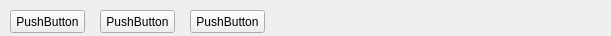
<?xml version="1.0" encoding="UTF-8"?>
<ui version="4.0">
 <class>Form</class>
 <widget class="QWidget" name="Form">
  <property name="geometry">
   <rect>
    <x>0</x>
    <y>0</y>
    <width>611</width>
    <height>36</height>
   </rect>
  </property>
  <property name="windowTitle">
   <string>Form</string>
  </property>
  <widget class="QPushButton" name="pushButtonCircle">
   <property name="geometry">
    <rect>
     <x>10</x>
     <y>10</y>
     <width>75</width>
     <height>23</height>
    </rect>
   </property>
   <property name="text">
    <string>PushButton</string>
   </property>
  </widget>
  <widget class="QPushButton" name="pushButtonArrow">
   <property name="geometry">
    <rect>
     <x>100</x>
     <y>10</y>
     <width>75</width>
     <height>23</height>
    </rect>
   </property>
   <property name="text">
    <string>PushButton</string>
   </property>
  </widget>
  <widget class="QPushButton" name="pushButtonTextBox">
   <property name="geometry">
    <rect>
     <x>190</x>
     <y>10</y>
     <width>75</width>
     <height>23</height>
    </rect>
   </property>
   <property name="text">
    <string>PushButton</string>
   </property>
  </widget>
 </widget>
 <resources/>
 <connections/>
</ui>
